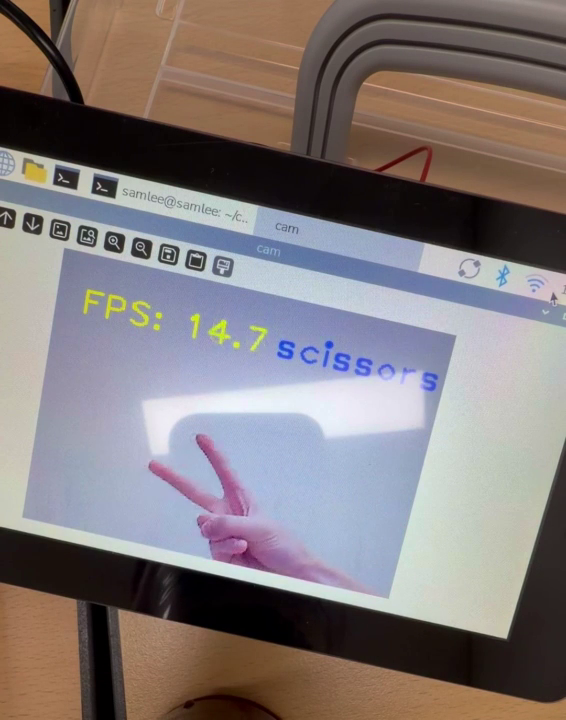
#> input picture frame 25 of 이준환.최종과제.RaspberryPi_Project/영상_before.mp4, 566 x 720 px, given in place of the camera
$ python capture_fingers.py
#> lines starting #> are read from the running program, lines starting #| are printed output that depends on the picture
"""Tool for directly capturing finger (1-5) training images with a webcam.

Fill your hand inside the central ROI (square) box on screen and press keys 1-5 to save under that class.
Inference (run_fingers_board*.py --roi --color) uses the same ROI/color, so the training-inference conditions match.
-> Compared to koryakinp (dark noisy background / grayscale), this produces data tailored to the real webcam domain.

Storage structure (ImageFolder, color):
    files/fingers_custom/1/*.png ... files/fingers_custom/5/*.png

Usage examples:
    python capture_fingers.py
    python capture_fingers.py --out-dir files/fingers_custom --roi 0.7 --camera 0

Controls:
    1-5 : save the current ROI as that finger count (hold to save continuously)
    u   : undo the last save (delete the file)
    q   : quit
Recommended: 150-300 images per class, captured while slightly varying hand position/angle/distance/lighting.
"""

import argparse
from pathlib import Path

import cv2

CLASSES = ['1', '2', '3', '4', '5']


def main() -> None:
    ap = argparse.ArgumentParser(description='Capture webcam finger (1-5) training images')
    ap.add_argument('--out-dir', default='files/fingers_custom')
    ap.add_argument('--camera', type=int, default=0)
    ap.add_argument('--roi', type=float, default=0.7, help='Central square ROI ratio (0-1)')
    ap.add_argument('--img-size', type=int, default=96, help='Save size (px)')
    args = ap.parse_args()

    root = Path(__file__).resolve().parent
    out_dir = Path(args.out_dir) if Path(args.out_dir).is_absolute() else root / args.out_dir
    for c in CLASSES:
        (out_dir / c).mkdir(parents=True, exist_ok=True)

    def count(c):
        return len(list((out_dir / c).glob('*.png')))

    cap = cv2.VideoCapture(args.camera)
    cap.set(cv2.CAP_PROP_FRAME_WIDTH, 320)
    cap.set(cv2.CAP_PROP_FRAME_HEIGHT, 240)
    cap.set(cv2.CAP_PROP_BUFFERSIZE, 1)
    if not cap.isOpened():
        raise RuntimeError(f'Could not open camera ({args.camera}).')

    print('Controls: 1-5 save / u undo / q quit')
    last_saved = None
    try:
        while True:
            ret, frame = cap.read()
#> frame is the input picture: shape (720, 566, 3); mean B, G, R 123.2, 122.8, 131
            if not ret:
                break
            h, w = frame.shape[:2]
#> h = 720; w = 566
            side = int(min(h, w) * args.roi)
#> side = 396
            y0, x0 = (h - side) // 2, (w - side) // 2
#> y0 = 162; x0 = 85
            roi = frame[y0:y0 + side, x0:x0 + side].copy()   # for saving (original before drawing the box)
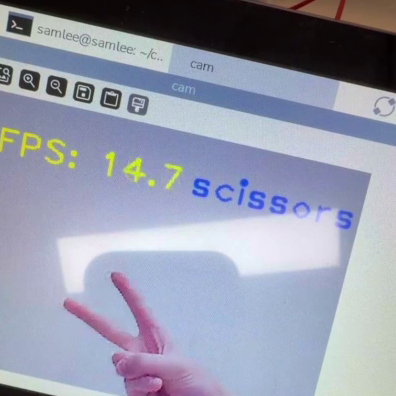
#> roi: shape (396, 396, 3); mean B, G, R 173.3, 154.8, 150.1

            # Screen overlay: ROI box + per-class running count + instructions
            disp = frame.copy()
            cv2.rectangle(disp, (x0, y0), (x0 + side, y0 + side), (0, 255, 0), 2)
            counts = '  '.join(f'{c}:{count(c)}' for c in CLASSES)
            cv2.putText(disp, counts, (10, 20), cv2.FONT_HERSHEY_PLAIN, 1.2, (0, 255, 255), 1)
            cv2.putText(disp, '1-5:save  u:undo  q:quit', (10, h - 10),
                        cv2.FONT_HERSHEY_PLAIN, 1.2, (255, 255, 255), 1)
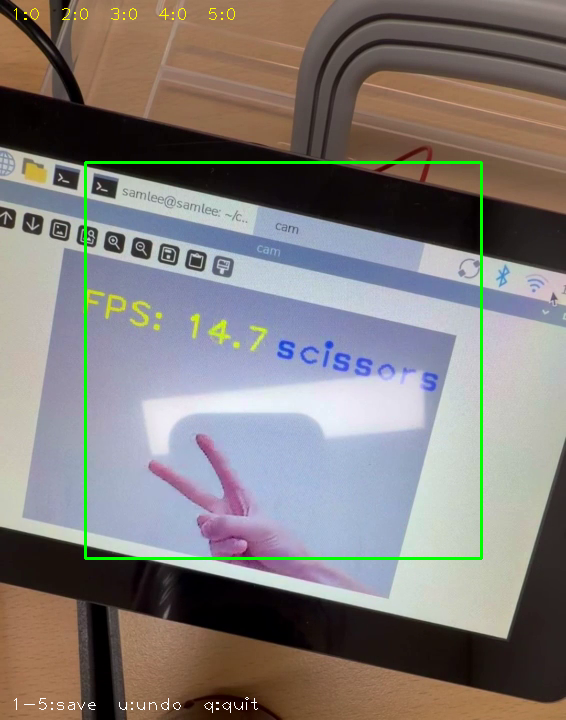
#> disp: shape (720, 566, 3); mean B, G, R 121.9, 124.6, 129.8
            cv2.imshow('capture', disp)

            key = cv2.waitKey(10) & 0xFF
#> (key q is pressed here)
            if key == ord('q'):
                break
            if key == ord('u') and last_saved is not None and last_saved.exists():
                last_saved.unlink()
                print(f'\nUndo: {last_saved.name}')
                last_saved = None
                continue
            for d in CLASSES:
                if key == ord(d):
                    img = cv2.resize(roi, (args.img_size, args.img_size))
                    fn = out_dir / d / f'{d}_{count(d):05d}.png'
                    cv2.imwrite(str(fn), img)
                    last_saved = fn
                    print(f'\rSaved {fn.name} (class {d}: {count(d)} images)', end='', flush=True)
    finally:
        cap.release()
        cv2.destroyAllWindows()
        print('\nPer-class count:', {c: count(c) for c in CLASSES})


if __name__ == '__main__':
    main()

$ run again, starting later in the video
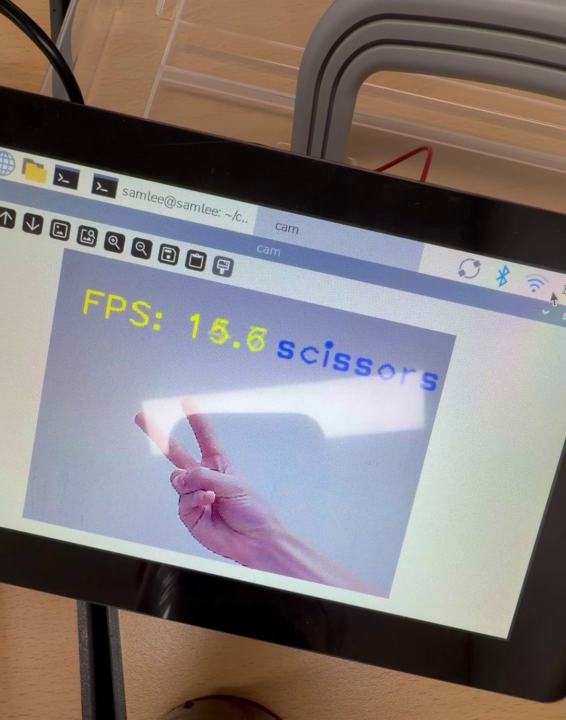
#> input picture frame 115 of 이준환.최종과제.RaspberryPi_Project/영상_before.mp4, 566 x 720 px, given in place of the camera
#> in main, frame is the input picture: shape (720, 566, 3); mean B, G, R 123.3, 122.9, 130.9
#> in main, `roi = frame[y0:y0 + side, x0:x0 + side].copy()`:
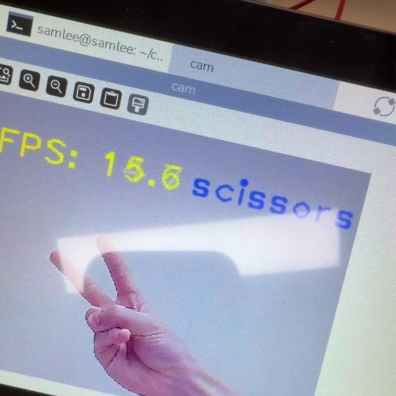
#> roi: shape (396, 396, 3); mean B, G, R 172.7, 153.9, 149.8
#> in main, `cv2.putText(disp, '1-5:save  u:undo  q:quit', (10, h - 10), cv2.FONT_H..`:
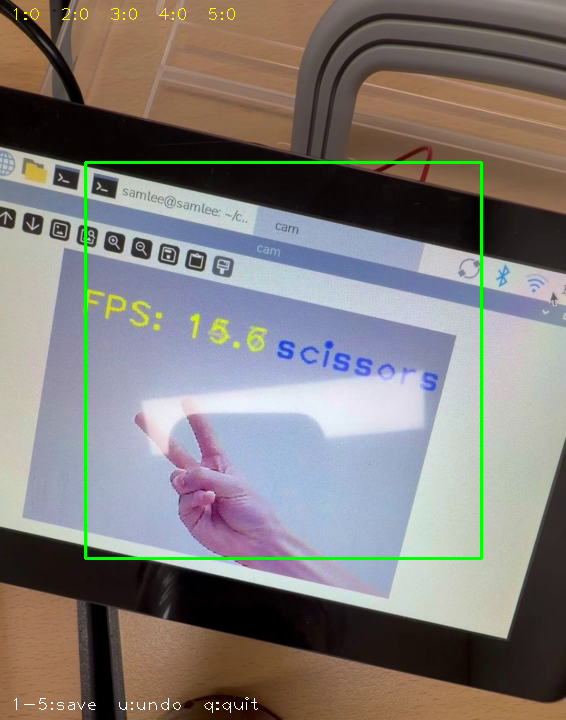
#> disp: shape (720, 566, 3); mean B, G, R 121.9, 124.7, 129.6

$ run again, starting later in the video
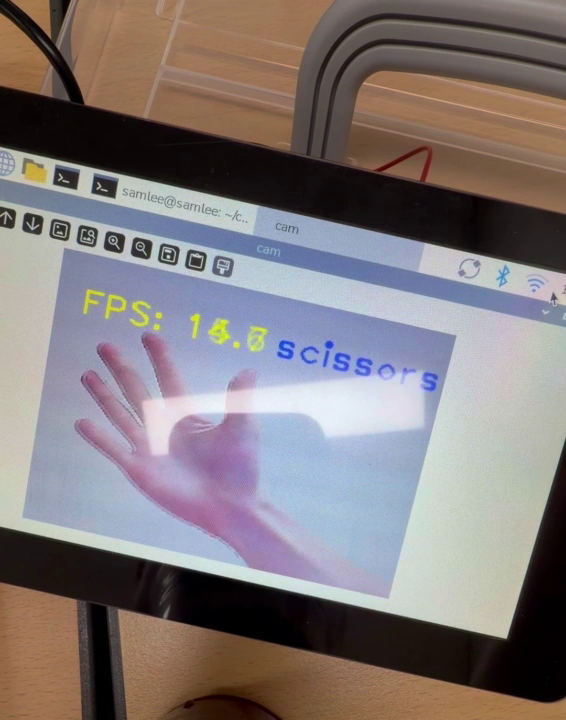
#> input picture frame 205 of 이준환.최종과제.RaspberryPi_Project/영상_before.mp4, 566 x 720 px, given in place of the camera
#> in main, frame is the input picture: shape (720, 566, 3); mean B, G, R 122.4, 121.5, 129.8
#> in main, `roi = frame[y0:y0 + side, x0:x0 + side].copy()`:
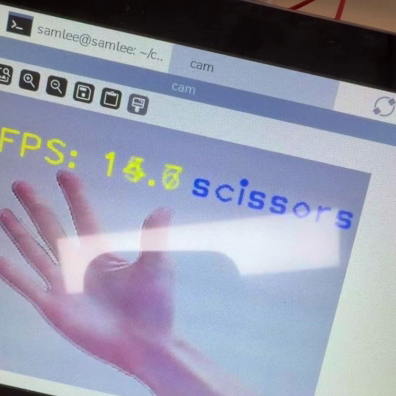
#> roi: shape (396, 396, 3); mean B, G, R 171.8, 152.4, 149.2
#> in main, `cv2.putText(disp, '1-5:save  u:undo  q:quit', (10, h - 10), cv2.FONT_H..`:
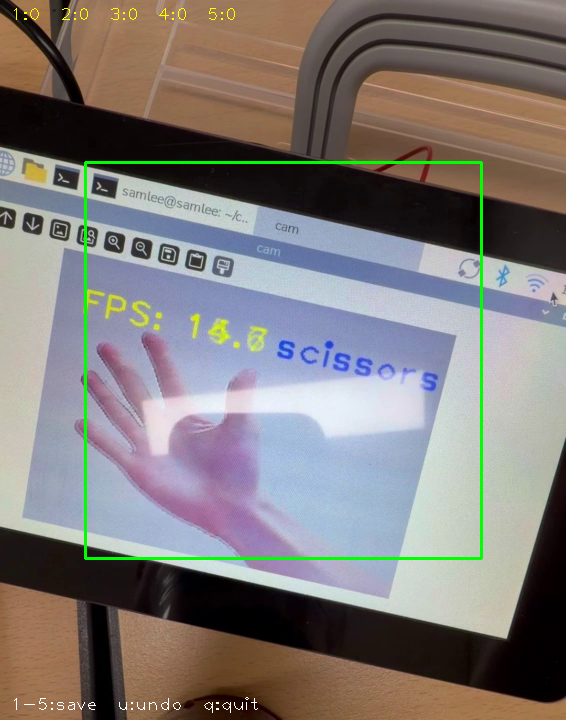
#> disp: shape (720, 566, 3); mean B, G, R 121, 123.3, 128.5
